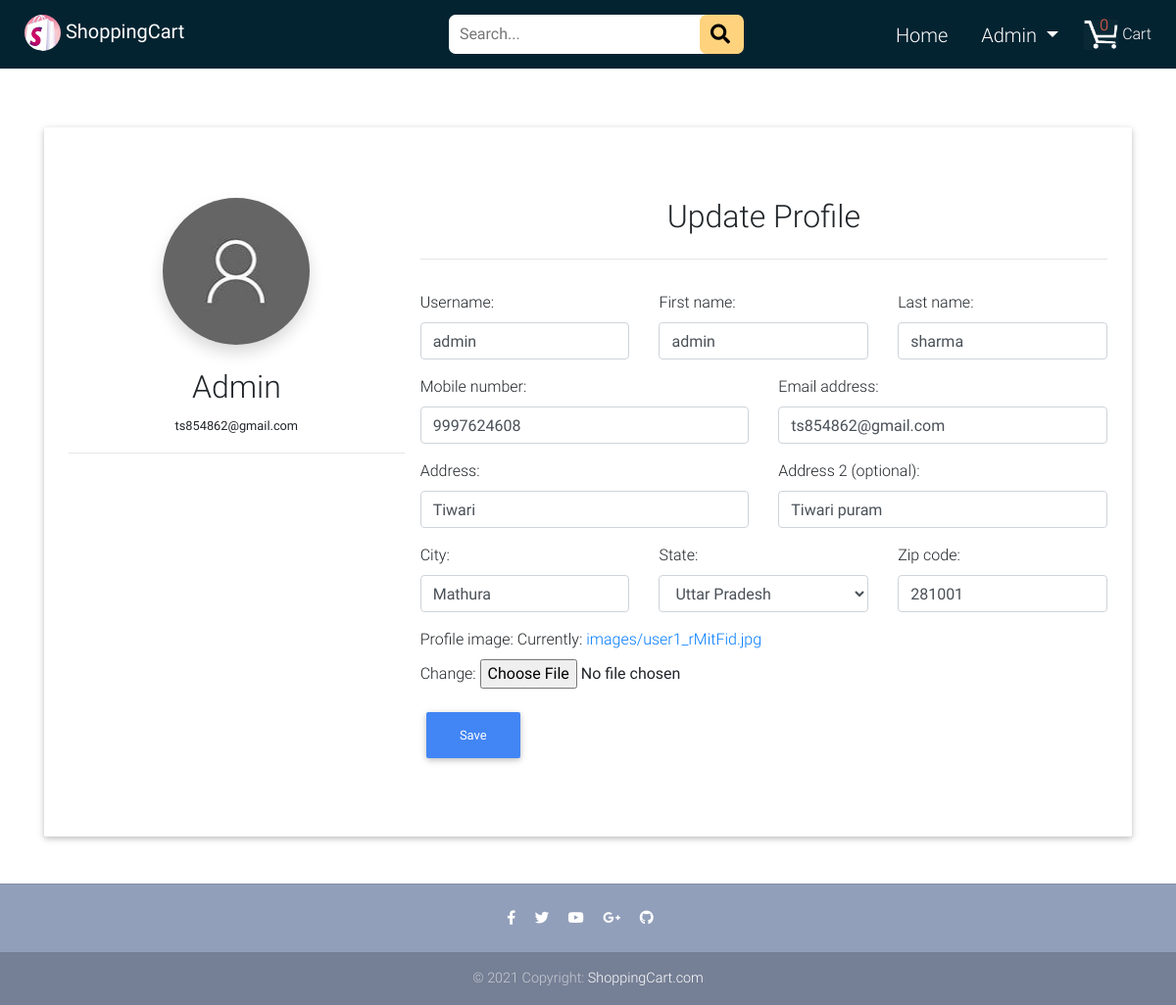
/profile/ (signed in), run on the app's committed database.
### myshop/models.py (models this page shows, shortened)
class Customer(models.Model):
    user = models.OneToOneField(User, on_delete=models.CASCADE)
    mobile_no = models.IntegerField(null=True)
    address1 = models.CharField(max_length=200, null=True)
    address2 = models.CharField(max_length=200, blank=True, null=True)
    city = models.CharField(max_length=50, null=True)
    state = models.CharField(
        max_length=70, choices=STATE_CHOICES, null=True)
    zip_code = models.PositiveIntegerField(null=True)
    profile_image = models.ImageField(
        upload_to='images', default='images/user1.jpg', null=True)
    created_at = models.DateTimeField(auto_now_add=True)
    updated_at = models.DateTimeField(auto_now=True)

### myshop/views.py (the view, shortened to what this page needs)
# urls.py: path('profile/', views.MyProfile.as_view(), name='profile'),
class MyProfile(View):
    def get(self, request):
        u_form = MyUserProfileForm(instance=request.user)
        p_form = MyProfileForm(instance=request.user.customer)
        cart_quantity = 0
        user = request.user
        if user.is_authenticated:
            cart_item = Cart.objects.filter(user=user)
            for i in cart_item:
                cart_quantity += i.quantity
        context = {
            'u_form': u_form,
            'p_form': p_form,
            'cart_quantity': cart_quantity,
        }
        return render(request, 'profile.html', context)

### myshop/forms.py
class MyUserProfileForm(forms.ModelForm):
    class Meta:
        model = User
        fields = ['username', 'first_name', 'last_name', 'email']
        widgets = {'username': forms.TextInput(
            attrs={'placeholder': 'Username', 'autofocus': True, 'class': 'form-control'}), 'first_name': forms.TextInput(
            attrs={'placeholder': 'First Name', 'class': 'form-control'}), 'last_name': forms.TextInput(
            attrs={'placeholder': 'Last Name', 'class': 'form-control'}), 'email': forms.EmailInput(
            attrs={'placeholder': 'Email', 'class': 'form-control'})}

### myshop/templates/profile.html (shortened to what this page needs)
{% extends "base.html" %}
{% load static %}
{% block content %}
<div class="container" style="margin-top: 120px;">
    <div class="jumbotron" style="width: 100%;">
        <div class="row">
            <div class="media col-xl-4 p-2">
                <div class="media-body text-center">
                    {% if  p_form.profile_image  %}
                    <img class="rounded-circle account-img shadow" height="150" width="150"
                        src="{{ user.customer.profile_image.url }}">
                    {% else %}
                    <p></p>
                    {% endif %}
                    <h2 class="account-heading text-capitalize mt-4">{{ user.username }}</h2>
                    <small>{{ user.email }}</small>
                    <hr>
                </div>
            </div>
            <div class="col-xl-8 p-2">
                <form method="POST" action="" enctype="multipart/form-data">
                    <h2 class="text-center mb-4">Update Profile</h2>
                    <hr>
                    <div class="form-group">
                        <div class="row">
                            <div class="col-md-4 mt-3">
                                {{u_form.username.label_tag}} {{u_form.username}}
                            </div>
                            <div class="col-md-4 mt-3">
                                {{u_form.first_name.label_tag}} {{u_form.first_name}}
                            </div>
                            <div class="col-md-4 mt-3">
                                {{u_form.last_name.label_tag}} {{u_form.last_name}}
                            </div>
                        </div>
                        <div class="row">
                            <div class="col-md-6 mt-3">
                                {{p_form.mobile_no.label_tag}} {{p_form.mobile_no}}
                            </div>
                            <div class="col-md-6 mt-3">
                                {{u_form.email.label_tag}} {{u_form.email}}
                            </div>
                        </div>
                        <div class="row">
                            <div class="col-md-6 mt-3">
                                {{p_form.address1.label_tag}} {{p_form.address1}}
                            </div>
                            <div class="col-md-6 mt-3">
                                {{p_form.address2.label_tag}} {{p_form.address2}}
                            </div>
                        </div>
                        <div class="row">
                            <div class="col-md-4 mt-3">
                                {{p_form.city.label_tag}} {{p_form.city}}
                            </div>
                            <div class="col-md-4 mt-3">
                                {{p_form.state.label_tag}} {{p_form.state}}
                            </div>
                            <div class="col-md-4 mt-3">
                                {{p_form.zip_code.label_tag}} {{p_form.zip_code}}
                            </div>
                        </div>
                        <div class="row">
                            <div class="col-md-12 mt-3">
                                {{p_form.profile_image.label_tag}} {{p_form.profile_image}}
                            </div>
                        </div>
                    </div>
                    <input type="submit" value="Save" class="btn btn-primary my-2">
                </form>
            </div>
        </div>
    </div>
</div>
{% endblock %}

### myshop/templates/base.html (shortened to what this page needs)
{% load static %}
<!DOCTYPE html>
<html lang="en">
<head>
    <link rel="stylesheet" href="https://use.fontawesome.com/releases/v5.11.2/css/all.css">
    <link href="{% static 'css/bootstrap.min.css' %}" rel="stylesheet">
    <link href="{% static 'css/mdb.min.css' %}" rel="stylesheet">
    <link href="{% static 'css/style.min.css' %}" rel="stylesheet">
</head>
<body>
    <nav class="container-fluid fixed-top navbar-expand-lg">
        <div class="row">
            <div class="brand">
                <a class="navbar-brand waves-effect" href="/" target="_blank">
                    <span>
                        <img src="{% static 'img/logo1.jpg' %}" class="logo">
                    </span>
                    <strong class="white-text">ShoppingCart</strong>
                </a>
            </div>
            <div class="cart-item">
                <a href="{% url 'cart_item' %}" class="cart waves-effect">
                    {% if user.is_anonymous %}
                    <span class="cart-basket d-flex align-items-center justify-content-center">0</span>
                    {% else %}
                    <span class="cart-basket d-flex align-items-center justify-content-center">{{cart_quantity}}</span>
                    {% endif %}
                    <span>
                        <img class="cart-image" src="{% static 'img/shoppingcart.png' %}">
                    </span>
                    <span class="text-white">Cart</span>
                </a>
            </div>
            <div class="searchbar">
                <form action="/search" method="GET">
                    <input class="search" name="query" id="query" type="search" placeholder="Search..." aria-label="Search">
                    <button class="search-btn" type="submit" style="border: none;">
                        <i class="fas fa-search"></i>
                    </button>
                </form>
            </div>
            <div class="slbar">
                <ul class="main-menu">
                    {% if user.is_authenticated %}
                    <li class="{% block home %} {% endblock home %}">
                        <a href="{% url 'home' %}">Home</a>
                    </li>
                    <li>
                        <div class="dropdown">
                            <a class="text-white dropdown-toggle text-capitalize" type="button"
                                id="dropdownMenuButton" data-toggle="dropdown" aria-haspopup="true"
                                aria-expanded="false">
                                {{user.username}}
                            </a>
                        </div>
                    </li>
                    {% endif %}
                </ul>
            </div>
        </div>
    </nav>
    {% block content %}{% endblock %}
    <footer class="page-footer text-center font-small mt-5">
        <hr class="my-4">
        <div class="pb-4">
            <a href="#" target="_blank">
                <i class="fab fa-facebook-f mr-3"></i>
            </a>
            <a href="#" target="_blank">
                <i class="fab fa-twitter mr-3"></i>
            </a>
            <a href="#" target="_blank">
                <i class="fab fa-youtube mr-3"></i>
            </a>
            <a href="#" target="_blank">
                <i class="fab fa-google-plus-g mr-3"></i>
            </a>
            <a href="#" target="_blank">
                <i class="fab fa-github mr-3"></i>
            </a>
        </div>
        <div class="footer-copyright py-3">
            © 2021 Copyright:
            <a href="#" target="_blank"> ShoppingCart.com</a>
        </div>
    </footer>
</body>
</html>

### data on the page
Customer: mobile_no "9997624608", address1 "Tiwari", address2 "Tiwari puram", city "Mathura", state "Uttar Pradesh", zip_code "281001"

### other printed values
{{ cart_quantity }} "0"
{{ user.username }} "Admin"
{{ user.email }} "ts854862@gmail.com"
{{ u_form.username.label_tag }} "Username:"
{{ u_form.first_name.label_tag }} "First name:"
{{ u_form.last_name.label_tag }} "Last name:"
{{ p_form.mobile_no.label_tag }} "Mobile number:"
{{ u_form.email.label_tag }} "Email address:"
{{ p_form.address1.label_tag }} "Address:"
{{ p_form.address2.label_tag }} "Address 2 (optional):"
{{ p_form.city.label_tag }} "City:"
{{ p_form.state.label_tag }} "State:"
{{ p_form.zip_code.label_tag }} "Zip code:"
{{ p_form.profile_image.label_tag }} "Profile image:"
